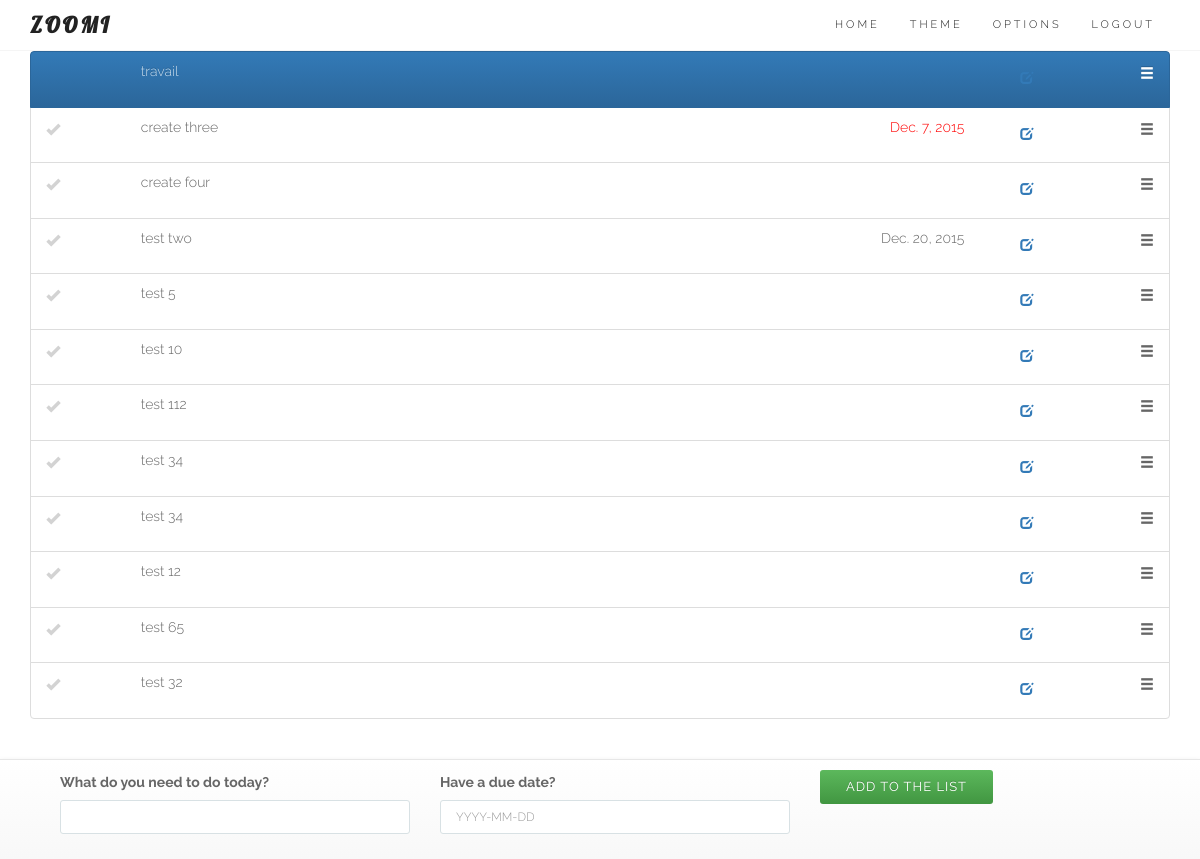
The app's page /bs/ (signed in), older data.
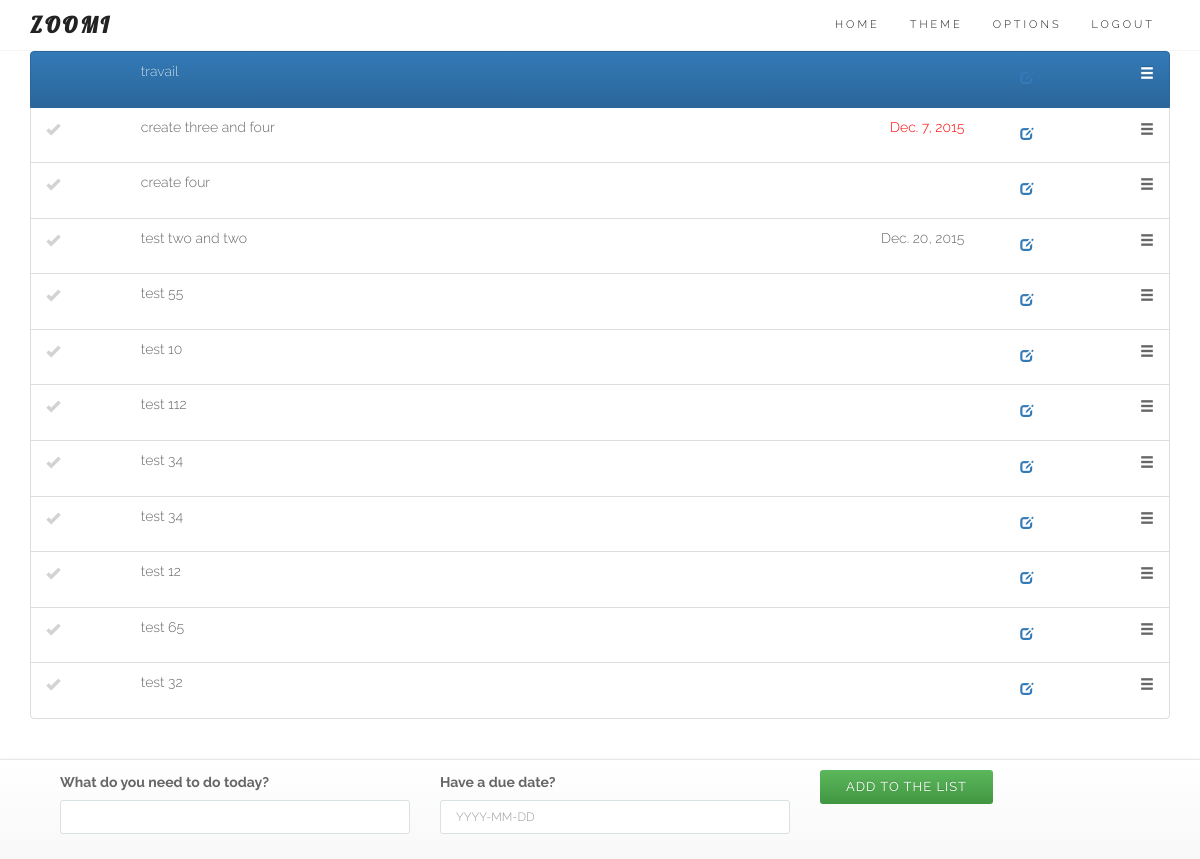
The same page, newer data.
### core/models.py (models this page shows, shortened)
class Entry(models.Model):
	user = models.ForeignKey(User)
	name = models.CharField(max_length=50)
	data = models.CharField(max_length=200, blank=True)
	order = models.IntegerField(default=1000)
	duedate = models.DateField(null=True, blank=True)
	done = models.BooleanField(default=False) # 0 = to do / 1 = completed
	impediment = models.BooleanField(default=False) # 0 = No / 1 = Yes
	transfered = models.BooleanField(default=False) # 0 = No / 1 = Yes = no longer in your List
	assignees = models.ManyToManyField(User, related_name='assignees',blank=True)
	section = models.BooleanField(default=False) # 0 = No / 1 = Yes
	created_at = models.DateTimeField(auto_now_add=True)
	class Meta:
		ordering = ['order']
		verbose_name_plural = "entries"
	def __str__(self):
		return str(self.name)
	def update_modal_entry_url(self):
		return reverse (viewname="entrymodal", args=[self.id])

### core/views.py (the view, shortened to what this page needs)
# urls.py: url(r'^bs/$', login_required(coreviews.EntryListAppendViewBS.as_view()), name='entrylistBS'), # Bootstrap test
class EntryListAppendViewBS(ListAppendView):
	model = coremodels.Entry
	template_name = 'entry/listBS.html'
	context_object_name = 'entry'
	def get_queryset(self):
		return coremodels.Entry.objects.filter(Q(user=self.request.user, transfered=0) | Q(assignees=self.request.user), done=False).order_by('order')

### core/models.py
class EntryCreateForm(ModelForm):
	class Meta:
		model = Entry
		fields = ['name','duedate'] # the form on the homepage
	def __init__(self, *args, **kwargs): # current_business, as parameter (cf Creeam)
		super(EntryCreateForm, self).__init__(*args, **kwargs)
		self.fields['name'].label = "What do you need to do today?"
		self.fields['duedate'].label = "Have a due date?"
		self.fields['duedate'].widget.attrs['placeholder'] = "YYYY-MM-DD"
		self.fields['name'].widget.attrs['autofocus'] = "on"

### core/models.py (called while the page is built)
	def get(self, request, *args, **kwargs):
		self.object_list = self.get_queryset()
		allow_empty = self.get_allow_empty()
		if not allow_empty and len(self.object_list) == 0:
			raise Http404(_(u"Empty list and '%(class_name)s.allow_empty' is False.")
							% {'class_name': self.__class__.__name__})
		self.object = None
		form_class = self.get_form_class()
		form = self.get_form(form_class)
		context = self.get_context_data(object_list=self.object_list, form=form)
		return self.render_to_response(context)

### templates/entry/listBS.html (shortened to what this page needs)
{% extends "base/theme.html" %}
{% load sitegate %}
{% load staticfiles %}
{% block content %}
<link rel="stylesheet" href="{% static "css/zoomi.css" %}">
<section id="services">
	<div class="container">
		<div class="row ">
			<div class="col-lg-12 text-center">
						<ul id="todo_list_BS">
						   	{% for objects in object_list %}
								<li id="entry_{{ objects.id }}" class="list-group-item {% if objects.section == 1 %}active{% endif %}">
								  	<div class="row">
										<div class="col-xs-1 col-sm-1 col-md-1">
								   			<span class="{% if objects.section == 0 %}glyphicon glyphicon-ok entrycheckmark{% endif %} {% if objects.done == 1 %}completed{% else %}todo{% endif %}" onclick="EntryComplete({{ objects.id }})"> </span>
								   		</div>
								   		<div class="col-xs-8 col-sm-6 col-md-6 text-left">
								   			<p class="list-group-item-text">{{ objects }}</p>
								   		</div>
								   		<div class="hidden-xs col-sm-3 col-md-3 text-right">
								   			<p class="list-group-item-text">
										        {% if objects.duedate %}
										            <span class="
										                {% if objects.duedate|timesince >= "1 min" %}
										                overdue
										                {% endif %}
										                ">
										                {{ objects.duedate }}
										            </span>
										        {% endif %}
								   			</p>
									    </div>
								   		<div class="col-xs-1 col-sm-1 col-md-1 text-right">
								   			<button type="button" class="btn btn-link" data-toggle="modal" data-toload="{{ objects.update_modal_entry_url }}" data-backdrop="true" data-target="#editModal">
												<span class="glyphicon glyphicon-edit editor">
								   			</button>
									    </div>
								   		<div class="hidden-xs col-sm-1 col-md-1 text-right">
								   			<span class="glyphicon glyphicon-menu-hamburger selector">
									    </div>
									</div>
								</li>
							{% endfor %}
						</ul>
			</div>
		</div>
	</div>
</section>
{% endblock %}
{% block footer %}
	<footer class="navbar navbar-default navbar-fixed-bottom">
		<div class="container">
			{% include 'entry/create.html' %}
		</div>
	</footer>
{% endblock %}

Row changes from the older to the newer data that the page shows:
changed Entry: name "create three" → "create three and four"
changed Entry: name "test two" → "test two and two"
changed Entry: name "test 5" → "test 55"
